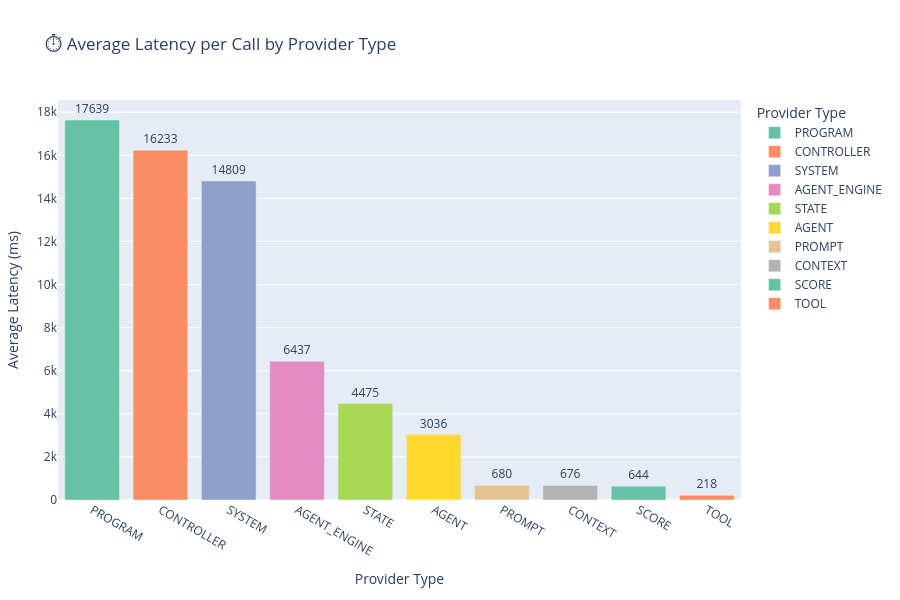

Write notebook code for a chart like this one.
### Markdown cell above
### ⏱️ Average Latency per Call by Provider Type

This bar chart displays the **average execution time per invocation** for each `provider_type`, providing a normalized view of performance cost.

#### 🧠 What this code does:
- Groups the log (`df`) by `provider_type`.
- Calculates:
  - **Total latency** (`sum`)
  - **Call count** (`count`)
  - **Average latency per call** (normalized by dividing total by count)
- Rounds the average values to **integers** for cleaner chart labels.
- Renders a **bar chart** with color-coded provider types using a consistent palette.

#### 🔍 What you're observing:
- This view accounts for how frequently a provider is called, exposing **per-call cost**.
- Helpful for spotting **low-frequency but expensive providers** (e.g., `agent_engine`) vs. **high-frequency lightweight tools**.
- Guides decisions around **caching**, **parallelization**, or **refactoring** based on execution efficiency.

Use this alongside total latency charts to balance **frequency** and **impact** across the system.

### Code cell
import plotly.express as px

# Work on a copy to preserve the original DataFrame
df_avg_latency = df.copy()

# Truncate provider_type to the part after the last '.'
df_avg_latency['provider_type'] = df_avg_latency['provider_type'].apply(lambda x: x.split('.')[-1])

# Compute total latency and call count per provider type
latency_stats = (
    df_avg_latency.groupby("provider_type")["latency_ms"]
    .agg(total_latency="sum", call_count="count")
    .reset_index()
)

# Calculate average latency per call
latency_stats["avg_latency_per_call"] = latency_stats["total_latency"] / latency_stats["call_count"]

# Convert for display
latency_stats["avg_latency_label"] = latency_stats["avg_latency_per_call"].round().astype(int)

# Sort for better visual layout
latency_stats = latency_stats.sort_values("avg_latency_per_call", ascending=False)

# Plot
fig = px.bar(
    latency_stats,
    x="provider_type",
    y="avg_latency_per_call",
    text="avg_latency_label",
    title="⏱️ Average Latency per Call by Provider Type",
    labels={"provider_type": "Provider Type", "avg_latency_per_call": "Avg Latency (ms)"},
    color="provider_type",
    color_discrete_sequence=px.colors.qualitative.Set2
)

fig.update_traces(textposition="outside")

fig.update_layout(
    height=600,
    margin=dict(t=100, b=100, l=50, r=50),
    xaxis_title="Provider Type",
    yaxis_title="Average Latency (ms)"
)

fig.show()

### Figure 1 — Plotly figure (JSON) as saved in the notebook; plotly's stock layout.template omitted (floating-point values rounded to 4 significant figures)
{"data": [{"hovertemplate": "Provider Type=%{x}<br>Avg Latency (ms)=%{y}<br>avg_latency_label=%{text}<extra></extra>", "legendgroup": "PROGRAM", "marker": {"color": "rgb(102,194,165)", "pattern": {"shape": ""}}, "name": "PROGRAM", "orientation": "v", "showlegend": true, "text": [17640.0], "textposition": "outside", "type": "bar", "x": ["PROGRAM"], "xaxis": "x", "y": [17640.0], "yaxis": "y"}, {"hovertemplate": "Provider Type=%{x}<br>Avg Latency (ms)=%{y}<br>avg_latency_label=%{text}<extra></extra>", "legendgroup": "CONTROLLER", "marker": {"color": "rgb(252,141,98)", "pattern": {"shape": ""}}, "name": "CONTROLLER", "orientation": "v", "showlegend": true, "text": [16230.0], "textposition": "outside", "type": "bar", "x": ["CONTROLLER"], "xaxis": "x", "y": [16230.0], "yaxis": "y"}, {"hovertemplate": "Provider Type=%{x}<br>Avg Latency (ms)=%{y}<br>avg_latency_label=%{text}<extra></extra>", "legendgroup": "SYSTEM", "marker": {"color": "rgb(141,160,203)", "pattern": {"shape": ""}}, "name": "SYSTEM", "orientation": "v", "showlegend": true, "text": [14810.0], "textposition": "outside", "type": "bar", "x": ["SYSTEM"], "xaxis": "x", "y": [14810.0], "yaxis": "y"}, {"hovertemplate": "Provider Type=%{x}<br>Avg Latency (ms)=%{y}<br>avg_latency_label=%{text}<extra></extra>", "legendgroup": "AGENT_ENGINE", "marker": {"color": "rgb(231,138,195)", "pattern": {"shape": ""}}, "name": "AGENT_ENGINE", "orientation": "v", "showlegend": true, "text": [6437.0], "textposition": "outside", "type": "bar", "x": ["AGENT_ENGINE"], "xaxis": "x", "y": [6437.0], "yaxis": "y"}, {"hovertemplate": "Provider Type=%{x}<br>Avg Latency (ms)=%{y}<br>avg_latency_label=%{text}<extra></extra>", "legendgroup": "STATE", "marker": {"color": "rgb(166,216,84)", "pattern": {"shape": ""}}, "name": "STATE", "orientation": "v", "showlegend": true, "text": [4475.0], "textposition": "outside", "type": "bar", "x": ["STATE"], "xaxis": "x", "y": [4475.0], "yaxis": "y"}, {"hovertemplate": "Provider Type=%{x}<br>Avg Latency (ms)=%{y}<br>avg_latency_label=%{text}<extra></extra>", "legendgroup": "AGENT", "marker": {"color": "rgb(255,217,47)", "pattern": {"shape": ""}}, "name": "AGENT", "orientation": "v", "showlegend": true, "text": [3036.0], "textposition": "outside", "type": "bar", "x": ["AGENT"], "xaxis": "x", "y": [3036.0], "yaxis": "y"}, {"hovertemplate": "Provider Type=%{x}<br>Avg Latency (ms)=%{y}<br>avg_latency_label=%{text}<extra></extra>", "legendgroup": "PROMPT", "marker": {"color": "rgb(229,196,148)", "pattern": {"shape": ""}}, "name": "PROMPT", "orientation": "v", "showlegend": true, "text": [680.0], "textposition": "outside", "type": "bar", "x": ["PROMPT"], "xaxis": "x", "y": [680.0], "yaxis": "y"}, {"hovertemplate": "Provider Type=%{x}<br>Avg Latency (ms)=%{y}<br>avg_latency_label=%{text}<extra></extra>", "legendgroup": "CONTEXT", "marker": {"color": "rgb(179,179,179)", "pattern": {"shape": ""}}, "name": "CONTEXT", "orientation": "v", "showlegend": true, "text": [676.0], "textposition": "outside", "type": "bar", "x": ["CONTEXT"], "xaxis": "x", "y": [676.0], "yaxis": "y"}, {"hovertemplate": "Provider Type=%{x}<br>Avg Latency (ms)=%{y}<br>avg_latency_label=%{text}<extra></extra>", "legendgroup": "SCORE", "marker": {"color": "rgb(102,194,165)", "pattern": {"shape": ""}}, "name": "SCORE", "orientation": "v", "showlegend": true, "text": [644.0], "textposition": "outside", "type": "bar", "x": ["SCORE"], "xaxis": "x", "y": [643.6], "yaxis": "y"}, {"hovertemplate": "Provider Type=%{x}<br>Avg Latency (ms)=%{y}<br>avg_latency_label=%{text}<extra></extra>", "legendgroup": "TOOL", "marker": {"color": "rgb(252,141,98)", "pattern": {"shape": ""}}, "name": "TOOL", "orientation": "v", "showlegend": true, "text": [218.0], "textposition": "outside", "type": "bar", "x": ["TOOL"], "xaxis": "x", "y": [218.1], "yaxis": "y"}], "layout": {"barmode": "relative", "height": 600, "legend": {"title": {"text": "Provider Type"}, "tracegroupgap": 0}, "margin": {"b": 100, "l": 50, "r": 50, "t": 100}, "title": {"text": "⏱️ Average Latency per Call by Provider Type"}, "xaxis": {"anchor": "y", "categoryarray": ["PROGRAM", "CONTROLLER", "SYSTEM", "AGENT_ENGINE", "STATE", "AGENT", "PROMPT", "CONTEXT", "SCORE", "TOOL"], "categoryorder": "array", "domain": [0, 1], "title": {"text": "Provider Type"}}, "yaxis": {"anchor": "x", "domain": [0, 1], "title": {"text": "Average Latency (ms)"}}}}
